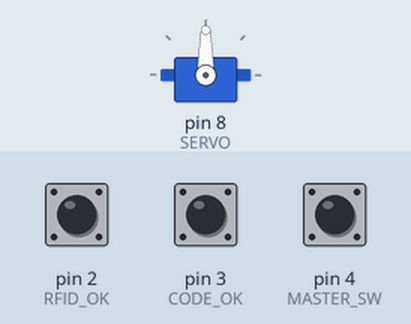
This sketch was run on a simulated Arduino Uno, built with avr-gcc and run on an emulated ATmega328P. Parts: servo. Inputs (shaded band) come from the test bench; at power-on: pin 4 (MASTER_SW) HIGH, pin 2 (RFID_OK) HIGH, pin 3 (CODE_OK) HIGH.

Above: at 1.2 s.
1.3 s: pin 4 (MASTER_SW) pulled LOW for 0.15 s
At 3.5 s:
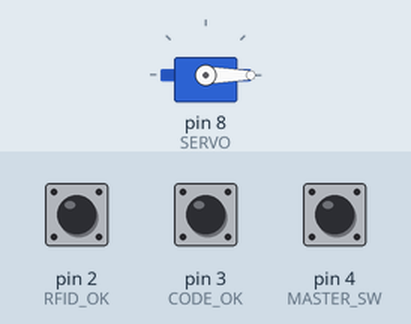
3.8 s: pin 4 (MASTER_SW) pulled LOW for 3.2 s
At 4.7 s:
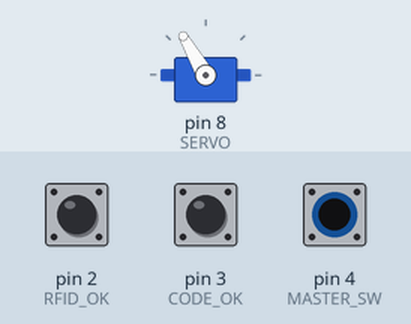
Timing chart, 0 to 9.3 s (numbered marks = the images above; inputs shaded):
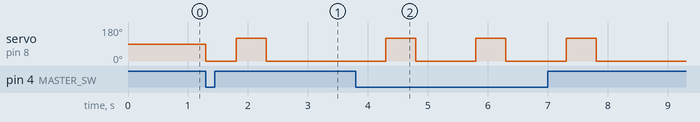

Measured:
- after the input at 1.3 s, servo on pin 8 (SERVO): 90° → 0° at once, → 120° 0.50 s later, → 0° 0.50 s later
- after the input at 3.8 s, servo on pin 8 (SERVO): alternates 120° for 0.50 s and 0° for 1.0 s, 6 changes in all, then stays 0°, starting after 0.50 s

The sketch:

Zugangskontrolle.ino
```cpp
// Arduino zur Steuerung einer Zugangskontrolle
// die Bibliothek Servo.h wird eingebunden, sie steuert den Motor
#include <Servo.h>
// der Servomotor erhält den Namen Servomotor
Servo Servomotor;

const int RFID_OK = 2;
const int CODE_OK = 3;
const int MASTER_SW = 4;
const int SERVO = 8;

void setup()
{
  //Eingänge
  pinMode(RFID_OK, INPUT_PULLUP);
  pinMode(CODE_OK, INPUT_PULLUP);
  pinMode(MASTER_SW, INPUT_PULLUP);
  //Ausgang, Servomotor wird Pin 8 zugeordnet
  Servomotor.attach(SERVO);
}

void loop()
{
  bool a, b, c, q;

    a = digitalRead(RFID_OK) == LOW; 	//Eingänge einlesen
    b = digitalRead(CODE_OK) == LOW;
    c = digitalRead(MASTER_SW) == LOW;		//Signale verknüpfen

    q = (a && b) || c;
    // Zwischen den einzelnen Positionen gibt es eine Pause
    // Position 1 ansteuern mit dem Winkel 0°
    if(q)
    {
      Servomotor.write(0);    // Position 1 mit dem Winkel 0° ansteuern
      delay(500);             //500ms Pause
      Servomotor.write(120);  // Position 2 mit dem Winkel 120° ansteuern
      delay(500);             //500ms Pause
      Servomotor.write(0);    // Position 1 mit dem Winkel 0° ansteuern
      delay(500);
    }
}
```
